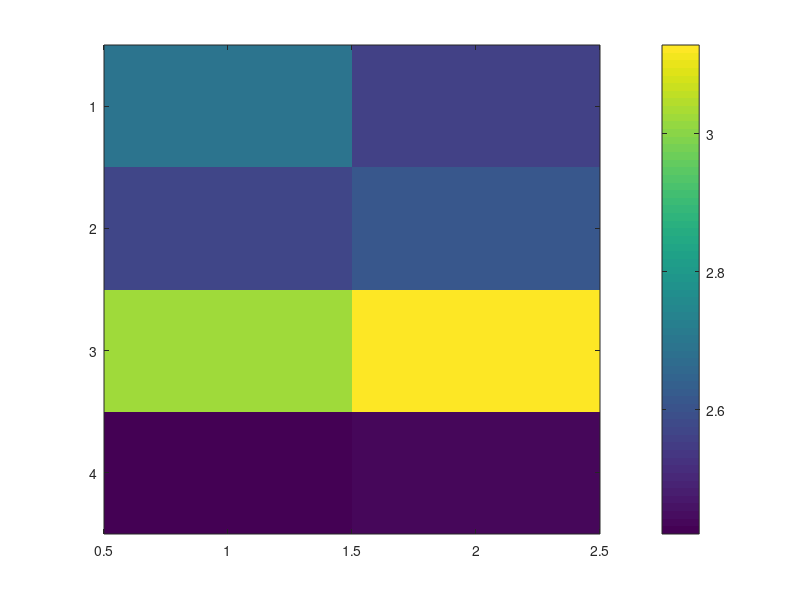
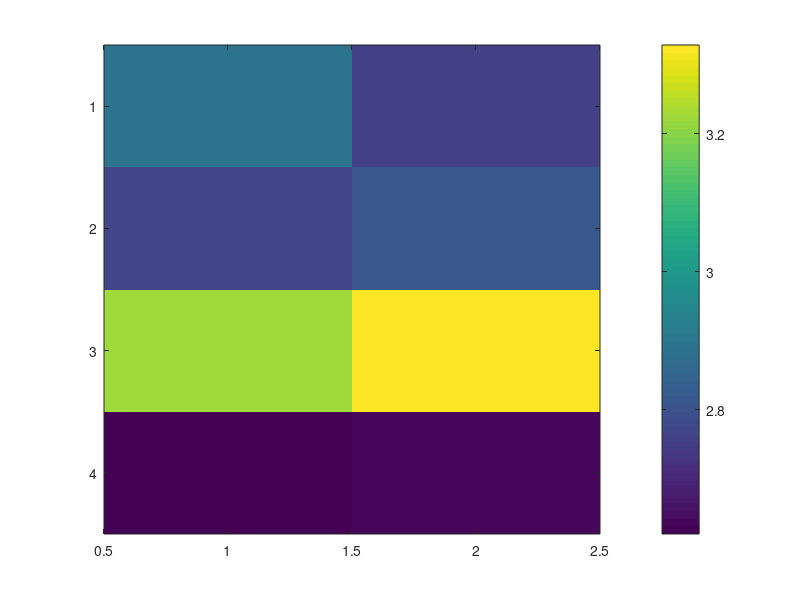
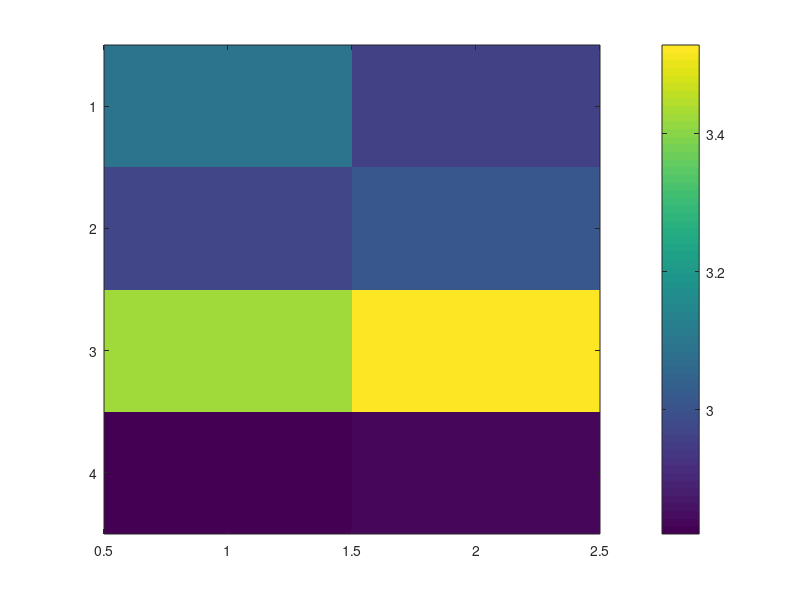
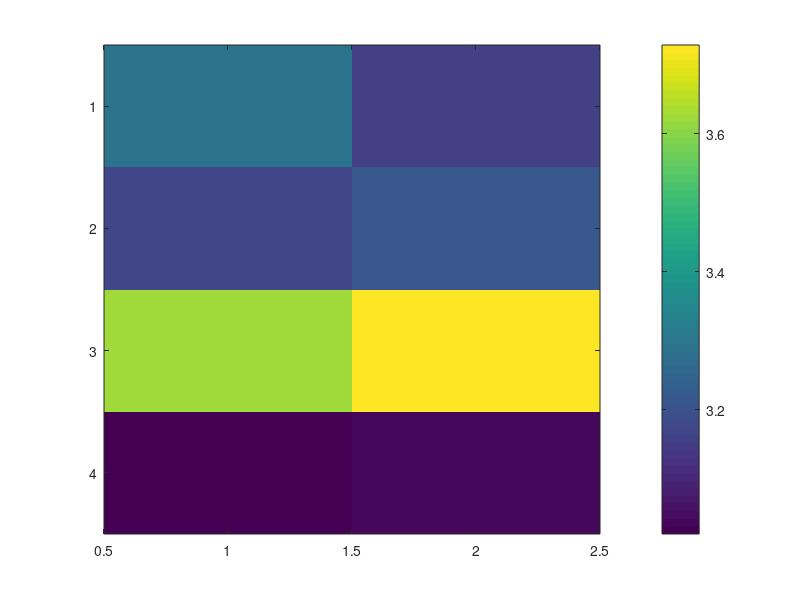

Reproduce these figures in MATLAB, in order.
close all 
clear all
%Entrada
E=[0.3,0.1,0.2,0.9];%Perfil entrevistado

%Salida
Yd = [1];
%Tasa de aprendizaje
alpha =0.2;

%tasa de aprendizaje
%Pesos iniciales
w= rand(4,2)+2;

%Vector de error
EE=[];
%Vector de pesos
W=[];
%actualiza pesos
w=w+alpha;

%se guardan los pesos para sus analisis


for k=1:10
  %Conexcion neuronal
  y = sum(E*w);
    %Funcion sigmoide
  y = 1/(1+exp(-y));
%Error
  e=(y-Yd).^2;
  %Acomular el error
  EE=[EE,e]
  %ActuaPesos
  w=w+alpha;
  
  %condicion de paro: fijar un numero de epoca, estabilizacion de pesos
  figure:imagesc(w);colorbar
  pause
  W=[W;w];

 end
 
 plot(EE)
 xlabel('Epocas')
 ylabel('mse')
 grid